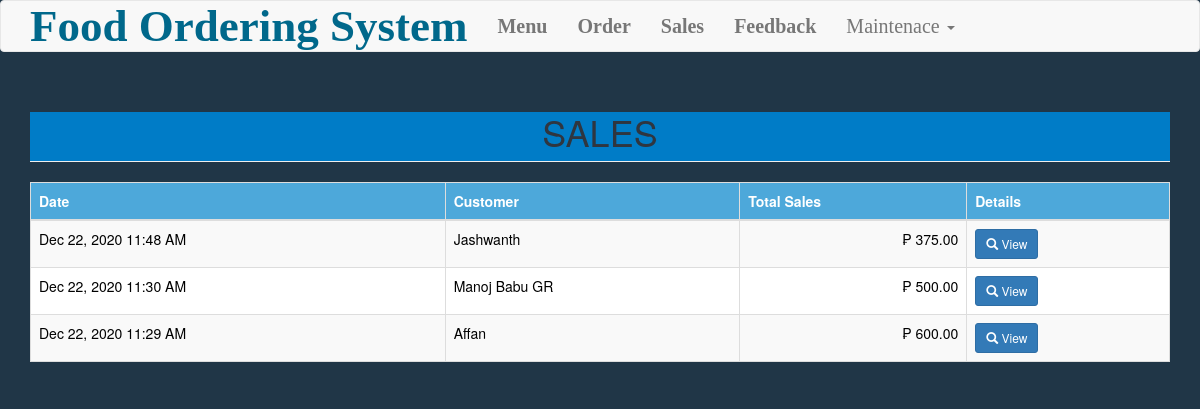
The page /sales.php on the database its author committed.
### tables this page shows
CREATE TABLE `purchase` (
  `purchaseid` int(11) NOT NULL,
  `customer` varchar(50) NOT NULL,
  `total` double NOT NULL,
  `date_purchase` datetime NOT NULL
);

### sales.php (the view, shortened to what this page needs)
<?php include('header.php'); ?>
<body style="background-color:#203647;">
<?php include('navbar.php'); ?>
<div class="container">
	<h1 class="page-header text-center" style="background-color:#007CC7;color:#2f3640;">SALES</h1>
	<table class="table table-striped table-bordered">
		<thead style="background-color:#4DA8DA;color:white">
			<th>Date</th>
			<th>Customer</th>
			<th>Total Sales</th>
			<th>Details</th>
		</thead>
		<tbody  style="background-color:white;color:black">
			<?php
				$sql="select * from purchase order by purchaseid desc";
				$query=$conn->query($sql);
				while($row=$query->fetch_array()){
					?>
					<tr>
						<td><?php echo date('M d, Y h:i A', strtotime($row['date_purchase'])) ?></td>
						<td><?php echo $row['customer']; ?></td>
						<td class="text-right">&#8369; <?php echo number_format($row['total'], 2); ?></td>
						<td><a href="#details<?php echo $row['purchaseid']; ?>" data-toggle="modal" class="btn btn-primary btn-sm"><span class="glyphicon glyphicon-search"></span> View </a>
						</td>
					</tr>
					<?php
				}
			?>
		</tbody>
	</table>
</div>
</body>
</html>

### rows shown on the page
purchase: date_purchase "Dec 22, 2020 11:48 AM", customer "Jashwanth", total "375.00"
purchase: date_purchase "Dec 22, 2020 11:30 AM", customer "Manoj Babu GR", total "500.00"
purchase: date_purchase "Dec 22, 2020 11:29 AM", customer "Affan", total "600.00"
